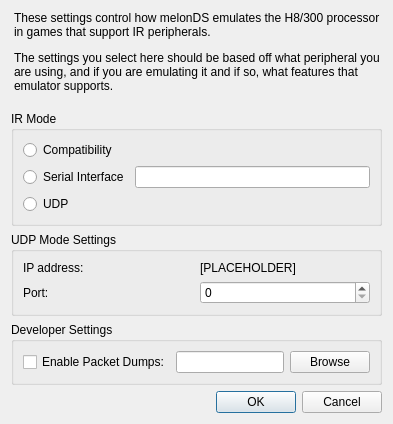
<?xml version="1.0" encoding="UTF-8"?>
<ui version="4.0">
 <class>IRSettingsDialog</class>
 <widget class="QDialog" name="IRSettingsDialog">
  <property name="geometry">
   <rect>
    <x>0</x>
    <y>0</y>
    <width>570</width>
    <height>481</height>
   </rect>
  </property>
  <property name="sizePolicy">
   <sizepolicy hsizetype="Fixed" vsizetype="Fixed">
    <horstretch>0</horstretch>
    <verstretch>0</verstretch>
   </sizepolicy>
  </property>
  <property name="windowTitle">
   <string>IR settings - melonDS</string>
  </property>
  <layout class="QVBoxLayout" name="verticalLayout">
   <property name="sizeConstraint">
    <enum>QLayout::SizeConstraint::SetFixedSize</enum>
   </property>
   <item>
    <widget class="QLabel" name="labelMainDescription">
     <property name="styleSheet">
      <string notr="true">QLabel {
    margin-bottom: 12px;
}</string>
     </property>
     <property name="text">
      <string>&lt;html&gt;&lt;head/&gt;&lt;body&gt;&lt;p&gt;These settings control how melonDS emulates the H8/300 processor in games that support IR peripherals.&lt;/p&gt;&lt;p&gt;The settings you select here should be based off what peripheral you are using, and if you are emulating it and if so, what features that emulator supports.&lt;/p&gt;&lt;/body&gt;&lt;/html&gt;</string>
     </property>
     <property name="wordWrap">
      <bool>true</bool>
     </property>
     <property name="margin">
      <number>0</number>
     </property>
    </widget>
   </item>
   <item>
    <widget class="QGroupBox" name="groupBoxModeSelect">
     <property name="title">
      <string>IR Mode</string>
     </property>
     <layout class="QGridLayout" name="gridLayout">
      <item row="1" column="0">
       <widget class="QRadioButton" name="rbSerialMode">
        <property name="whatsThis">
         <string>&lt;html&gt;&lt;head/&gt;&lt;body&gt;&lt;p&gt;Serial mode should be used if you have a physical IrDa adapter connected to this machine.&lt;/p&gt;&lt;/body&gt;&lt;/html&gt;</string>
        </property>
        <property name="text">
         <string>Serial Interface</string>
        </property>
       </widget>
      </item>
      <item row="2" column="0">
       <widget class="QRadioButton" name="rbUDPMode">
        <property name="whatsThis">
         <string>&lt;html&gt;&lt;head/&gt;&lt;body&gt;&lt;p&gt;IP Mode bypasses the serial connection entirely. This is designed to increase stability for use with other IR peripheral emulators that support this feature.&lt;/p&gt;&lt;/body&gt;&lt;/html&gt;</string>
        </property>
        <property name="text">
         <string>UDP</string>
        </property>
       </widget>
      </item>
      <item row="0" column="0">
       <widget class="QRadioButton" name="rbCompatibilityMode">
        <property name="text">
         <string>Compatibility</string>
        </property>
       </widget>
      </item>
      <item row="1" column="1">
       <widget class="QLineEdit" name="strSerialInterface"/>
      </item>
     </layout>
    </widget>
   </item>
   <item>
    <widget class="QGroupBox" name="groupBoxUDP">
     <property name="title">
      <string>UDP Mode Settings</string>
     </property>
     <layout class="QGridLayout" name="gridLayout_3">
      <item row="2" column="2">
       <widget class="QSpinBox" name="spinBox"/>
      </item>
      <item row="0" column="0">
       <widget class="QLabel" name="labelIP">
        <property name="text">
         <string>IP address:</string>
        </property>
       </widget>
      </item>
      <item row="2" column="0">
       <widget class="QLabel" name="labelPort">
        <property name="text">
         <string>Port:</string>
        </property>
       </widget>
      </item>
      <item row="0" column="2">
       <widget class="QLabel" name="lblIPaddr">
        <property name="text">
         <string>[PLACEHOLDER]</string>
        </property>
       </widget>
      </item>
     </layout>
    </widget>
   </item>
   <item>
    <widget class="QGroupBox" name="groupBoxDeveloper">
     <property name="title">
      <string>Developer Settings</string>
     </property>
     <layout class="QGridLayout" name="gridLayout_5">
      <item row="1" column="1">
       <widget class="QPathInput" name="pathPacketLog"/>
      </item>
      <item row="1" column="0">
       <widget class="QCheckBox" name="cbEnablePacketDumps">
        <property name="text">
         <string>Enable Packet Dumps:</string>
        </property>
       </widget>
      </item>
      <item row="1" column="2">
       <widget class="QPushButton" name="pbBrowseLog">
        <property name="text">
         <string>Browse</string>
        </property>
       </widget>
      </item>
     </layout>
    </widget>
   </item>
   <item>
    <widget class="QDialogButtonBox" name="buttonBox">
     <property name="orientation">
      <enum>Qt::Orientation::Horizontal</enum>
     </property>
     <property name="standardButtons">
      <set>QDialogButtonBox::StandardButton::Cancel|QDialogButtonBox::StandardButton::Ok</set>
     </property>
    </widget>
   </item>
  </layout>
 </widget>
 <customwidgets>
  <customwidget>
   <class>QPathInput</class>
   <extends>QLineEdit</extends>
   <header>QPathInput.h</header>
  </customwidget>
 </customwidgets>
 <resources/>
 <connections>
  <connection>
   <sender>buttonBox</sender>
   <signal>accepted()</signal>
   <receiver>IRSettingsDialog</receiver>
   <slot>accept()</slot>
   <hints>
    <hint type="sourcelabel">
     <x>248</x>
     <y>254</y>
    </hint>
    <hint type="destinationlabel">
     <x>157</x>
     <y>274</y>
    </hint>
   </hints>
  </connection>
  <connection>
   <sender>buttonBox</sender>
   <signal>rejected()</signal>
   <receiver>IRSettingsDialog</receiver>
   <slot>reject()</slot>
   <hints>
    <hint type="sourcelabel">
     <x>316</x>
     <y>260</y>
    </hint>
    <hint type="destinationlabel">
     <x>286</x>
     <y>274</y>
    </hint>
   </hints>
  </connection>
 </connections>
</ui>
